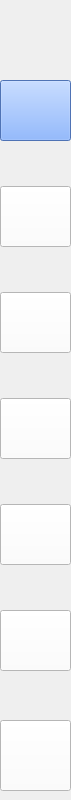
     <widget class="QWidget" name="icons" native="true">
      <property name="maximumSize">
       <size>
        <width>71</width>
        <height>16777215</height>
       </size>
      </property>
      <property name="styleSheet">
       <string notr="true">#icons
{
background-color: rgb(178, 225, 229);
}

QPushButton
{
background-color: rgb(255, 255, 255);

}</string>
      </property>
      <widget class="QPushButton" name="pushButton_19">
       <property name="geometry">
        <rect>
         <x>0</x>
         <y>720</y>
         <width>71</width>
         <height>71</height>
        </rect>
       </property>
       <property name="minimumSize">
        <size>
         <width>71</width>
         <height>71</height>
        </size>
       </property>
       <property name="maximumSize">
        <size>
         <width>71</width>
         <height>71</height>
        </size>
       </property>
       <property name="text">
        <string/>
       </property>
       <property name="icon">
        <iconset>
         <normalon>:/img/togglapp.png</normalon>
        </iconset>
       </property>
       <property name="iconSize">
        <size>
         <width>60</width>
         <height>60</height>
        </size>
       </property>
      </widget>
      <widget class="QPushButton" name="pushButton_17">
       <property name="geometry">
        <rect>
         <x>0</x>
         <y>504</y>
         <width>71</width>
         <height>61</height>
        </rect>
       </property>
       <property name="minimumSize">
        <size>
         <width>71</width>
         <height>61</height>
        </size>
       </property>
       <property name="maximumSize">
        <size>
         <width>71</width>
         <height>61</height>
        </size>
       </property>
       <property name="text">
        <string/>
       </property>
       <property name="icon">
        <iconset>
         <normalon>:/img/notepad.png</normalon>
        </iconset>
       </property>
       <property name="iconSize">
        <size>
         <width>40</width>
         <height>40</height>
        </size>
       </property>
      </widget>
      <widget class="QPushButton" name="pushButton_15">
       <property name="geometry">
        <rect>
         <x>0</x>
         <y>292</y>
         <width>71</width>
         <height>61</height>
        </rect>
       </property>
       <property name="minimumSize">
        <size>
         <width>71</width>
         <height>61</height>
        </size>
       </property>
       <property name="maximumSize">
        <size>
         <width>71</width>
         <height>61</height>
        </size>
       </property>
       <property name="text">
        <string/>
       </property>
       <property name="icon">
        <iconset>
         <normalon>:/img/notification.png</normalon>
        </iconset>
       </property>
       <property name="iconSize">
        <size>
         <width>40</width>
         <height>40</height>
        </size>
       </property>
      </widget>
      <widget class="QPushButton" name="pushButton_18">
       <property name="geometry">
        <rect>
         <x>0</x>
         <y>398</y>
         <width>71</width>
         <height>61</height>
        </rect>
       </property>
       <property name="minimumSize">
        <size>
         <width>71</width>
         <height>61</height>
        </size>
       </property>
       <property name="maximumSize">
        <size>
         <width>71</width>
         <height>61</height>
        </size>
       </property>
       <property name="text">
        <string/>
       </property>
       <property name="icon">
        <iconset>
         <normalon>:/img/lecture.png</normalon>
        </iconset>
       </property>
       <property name="iconSize">
        <size>
         <width>40</width>
         <height>40</height>
        </size>
       </property>
      </widget>
      <widget class="QPushButton" name="pushButton_13">
       <property name="geometry">
        <rect>
         <x>0</x>
         <y>80</y>
         <width>71</width>
         <height>61</height>
        </rect>
       </property>
       <property name="minimumSize">
        <size>
         <width>71</width>
         <height>61</height>
        </size>
       </property>
       <property name="maximumSize">
        <size>
         <width>71</width>
         <height>61</height>
        </size>
       </property>
       <property name="styleSheet">
        <string notr="true">background-color: rgb(110, 161, 254);</string>
       </property>
       <property name="text">
        <string/>
       </property>
       <property name="icon">
        <iconset>
         <normalon>:/img/home.png</normalon>
        </iconset>
       </property>
       <property name="iconSize">
        <size>
         <width>40</width>
         <height>40</height>
        </size>
       </property>
      </widget>
      <widget class="QPushButton" name="pushButton_14">
       <property name="geometry">
        <rect>
         <x>0</x>
         <y>186</y>
         <width>71</width>
         <height>61</height>
        </rect>
       </property>
       <property name="minimumSize">
        <size>
         <width>71</width>
         <height>61</height>
        </size>
       </property>
       <property name="maximumSize">
        <size>
         <width>71</width>
         <height>61</height>
        </size>
       </property>
       <property name="text">
        <string/>
       </property>
       <property name="icon">
        <iconset>
         <normalon>:/img/calendrier.png</normalon>
        </iconset>
       </property>
       <property name="iconSize">
        <size>
         <width>40</width>
         <height>40</height>
        </size>
       </property>
      </widget>
      <widget class="QPushButton" name="pushButton_21">
       <property name="geometry">
        <rect>
         <x>0</x>
         <y>610</y>
         <width>71</width>
         <height>61</height>
        </rect>
       </property>
       <property name="minimumSize">
        <size>
         <width>71</width>
         <height>61</height>
        </size>
       </property>
       <property name="maximumSize">
        <size>
         <width>71</width>
         <height>61</height>
        </size>
       </property>
       <property name="text">
        <string/>
       </property>
       <property name="icon">
        <iconset>
         <normalon>:/img/chat.png</normalon>
        </iconset>
       </property>
       <property name="iconSize">
        <size>
         <width>40</width>
         <height>40</height>
        </size>
       </property>
      </widget>
     </widget>
